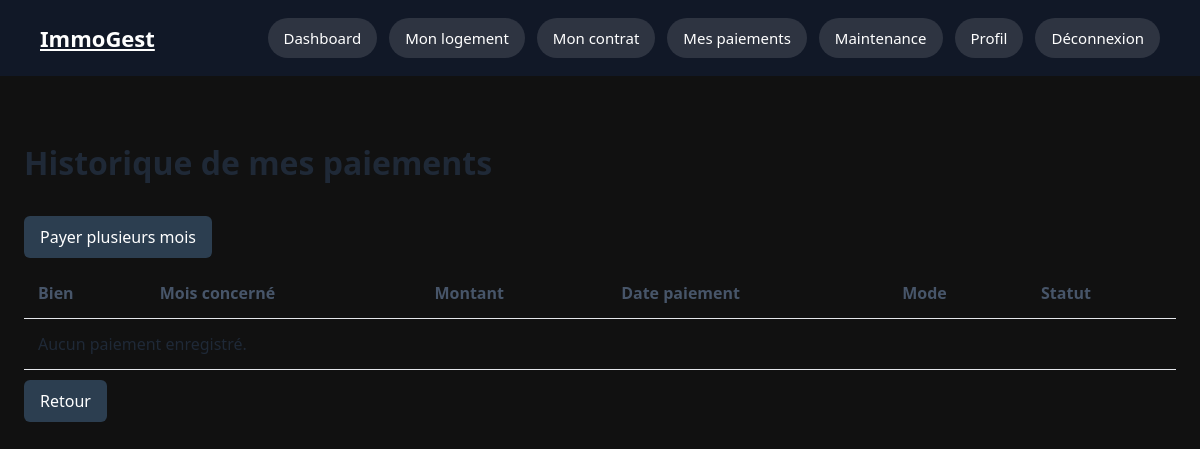
The app's page /payments/mes-paiements/ (signed in), older data.
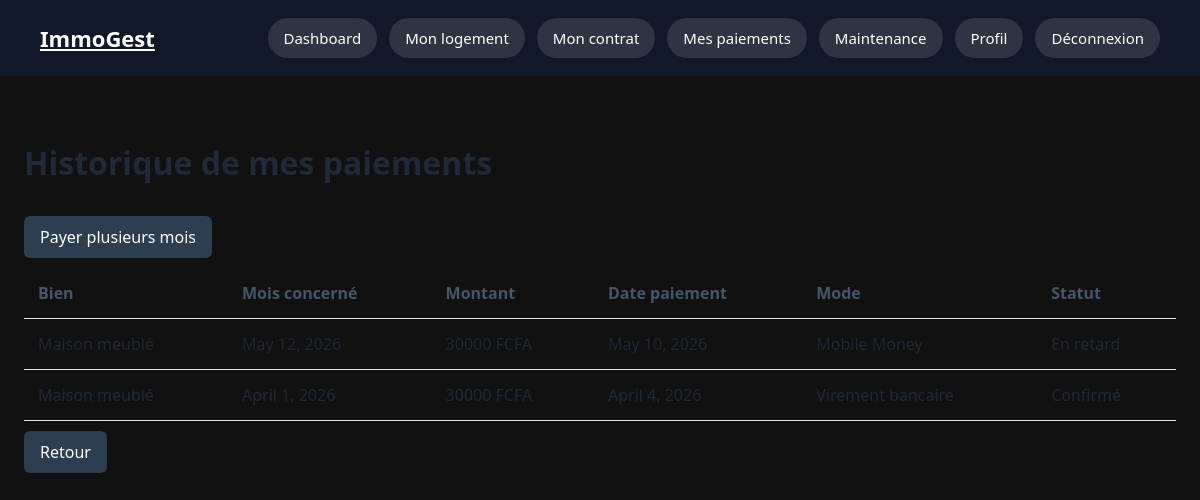
The same page, newer data.
### payments/models.py (models this page shows, shortened)
class Paiement(models.Model):
    EN_ATTENTE = 'en_attente'
    CONFIRME = 'confirme'
    EN_RETARD = 'en_retard'
    STATUT_CHOICES = [
        (EN_ATTENTE, 'En attente'),
        (CONFIRME, 'Confirmé'),
        (EN_RETARD, 'En retard'),
    ]
    ESPECES = 'especes'
    MOBILE_MONEY = 'mobile_money'
    VIREMENT = 'virement'
    CHEQUE = 'cheque'
    MODE_CHOICES = [
        (ESPECES, 'Espèces'),
        (MOBILE_MONEY, 'Mobile Money'),
        (VIREMENT, 'Virement bancaire'),
        (CHEQUE, 'Chèque'),
    ]
    contrat = models.ForeignKey(
        ContratBail,
        on_delete=models.CASCADE,
        related_name='paiements'
    )
    mois_concerne = models.DateField(
        verbose_name='Mois concerné'
    )
    montant = models.DecimalField(
        max_digits=10,
        decimal_places=0,
        verbose_name='Montant'
    )
    date_paiement = models.DateField(
        verbose_name='Date de paiement'
    )
    mode_paiement = models.CharField(
        max_length=30,
        choices=MODE_CHOICES,
        verbose_name='Mode de paiement'
    )
    statut = models.CharField(
        max_length=20,
        choices=STATUT_CHOICES,
        default=EN_ATTENTE,
        verbose_name='Statut'
    )
    note = models.TextField(
        blank=True,
        verbose_name='Note'
    )
    created_at = models.DateTimeField(
        auto_now_add=True
    )
    updated_at = models.DateTimeField(
        auto_now=True
    )
    class Meta:
        verbose_name = 'Paiement'
        verbose_name_plural = 'Paiements'
        ordering = ['-mois_concerne']

### properties/models.py (models this page shows, shortened)
class ContratBail(models.Model):
    ACTIF = 'actif'
    RESILIE = 'resilie'
    EXPIRE = 'expire'
    STATUT_CHOICES = [
        (ACTIF, 'Actif'),
        (RESILIE, 'Résilié'),
        (EXPIRE, 'Expiré'),
    ]
    bien = models.ForeignKey(
        Bien,
        on_delete=models.CASCADE,
        related_name='contrats'
    )
    locataire = models.ForeignKey(
        ProfilLocataire,
        on_delete=models.CASCADE,
        related_name='contrats'
    )
    date_debut = models.DateField()
    date_fin = models.DateField(
        blank=True,
        null=True
    )
    montant_loyer = models.DecimalField(
        max_digits=10,
        decimal_places=0
    )
    montant_caution = models.DecimalField(
        max_digits=10,
        decimal_places=0
    )
    document = models.FileField(
        upload_to='contrats/',
        blank=True,
        null=True
    )
    statut = models.CharField(
        max_length=20,
        choices=STATUT_CHOICES,
        default=ACTIF
    )
    notes = models.TextField(
        blank=True
    )
    is_archived = models.BooleanField(
    default=False
    )
    created_at = models.DateTimeField(
        auto_now_add=True
    )
    updated_at = models.DateTimeField(
        auto_now=True
    )
    class Meta:
        verbose_name = 'Contrat de bail'
        verbose_name_plural = 'Contrats de bail'
        ordering = ['-created_at']

class Bien(models.Model):
    APPARTEMENT = 'appartement'
    VILLA = 'villa'
    STUDIO = 'studio'
    MAISON = 'maison'
    TYPE_BIEN_CHOICES = [
        (APPARTEMENT, 'Appartement'),
        (VILLA, 'Villa'),
        (STUDIO, 'Studio'),
        (MAISON, 'Maison'),
    ]
    LIBRE = 'libre'
    LOUE = 'loue'
    EN_TRAVAUX = 'en_travaux'
    STATUT_CHOICES = [
        (LIBRE, 'Libre'),
        (LOUE, 'Loué'),
        (EN_TRAVAUX, 'En travaux'),
    ]
    proprietaire = models.ForeignKey(
        ProfilProprietaire,
        on_delete=models.CASCADE,
        related_name='biens'
    )
    titre = models.CharField(
        max_length=200
    )
    type_bien = models.CharField(
        max_length=30,
        choices=TYPE_BIEN_CHOICES
    )
    adresse = models.CharField(
        max_length=255
    )
    ville = models.CharField(
        max_length=100,
        default='Lomé'
    )
    superficie = models.PositiveIntegerField(
        help_text='Superficie en m²'
    )
    loyer_mensuel = models.DecimalField(
        max_digits=10,
        decimal_places=0
    )
    caution = models.DecimalField(
        max_digits=10,
        decimal_places=0
    )
    description = models.TextField(
        blank=True
    )
    image = models.ImageField(
        upload_to='biens/',
        blank=True,
        null=True
    )
    statut = models.CharField(
        max_length=20,
        choices=STATUT_CHOICES,
        default=LIBRE
    )
    is_archived = models.BooleanField(
        default=False
    )
    created_at = models.DateTimeField(
        auto_now_add=True
    )
    updated_at = models.DateTimeField(
        auto_now=True
    )
    class Meta:
        verbose_name = 'Bien immobilier'
        verbose_name_plural = 'Biens immobiliers'
        ordering = ['-created_at']

### payments/views.py (the view)
# urls.py: path('mes-paiements/', views.mes_paiements, name='mes_paiements'),
@login_required
def mes_paiements(request):
    if request.user.role != 'locataire':
        return redirect('dashboard')
    locataire = request.user.profil_locataire
    paiements = Paiement.objects.filter(
        contrat__locataire=locataire
    )
    return render(request, 'payments/mes_paiements.html', {
        'paiements': paiements
    })

### templates/payments/mes_paiements.html
{% extends 'base.html' %}
{% block content %}
<h1>Historique de mes paiements</h1>
<a href="{% url 'payments:payer_plusieurs_mois' %}" class="action-btn">
    Payer plusieurs mois
</a>
<table>
    <thead>
        <tr>
            <th>Bien</th>
            <th>Mois concerné</th>
            <th>Montant</th>
            <th>Date paiement</th>
            <th>Mode</th>
            <th>Statut</th>
        </tr>
    </thead>
    <tbody>
        {% for paiement in paiements %}
        <tr>
            <td>{{ paiement.contrat.bien.titre }}</td>
            <td>{{ paiement.mois_concerne }}</td>
            <td>{{ paiement.montant }} FCFA</td>
            <td>{{ paiement.date_paiement }}</td>
            <td>{{ paiement.get_mode_paiement_display }}</td>
            <td>{{ paiement.get_statut_display }}</td>
        </tr>
        {% empty %}
        <tr>
            <td colspan="6">Aucun paiement enregistré.</td>
        </tr>
        {% endfor %}
    </tbody>
</table>
<a href="{% url 'accounts:dashboard' %}" class="action-btn">Retour</a>
{% endblock %}

Row changes from the older to the newer data that the page shows:
added Paiement: contrat.bien.titre "Maison meublé", mois_concerne "May 12, 2026", montant "30000", date_paiement "May 10, 2026", mode_paiement "Mobile Money", statut "En retard"
added Paiement: contrat.bien.titre "Maison meublé", mois_concerne "April 1, 2026", montant "30000", date_paiement "April 4, 2026", mode_paiement "Virement bancaire", statut "Confirmé"
Text that changed along with them:
text no longer shown: "Aucun paiement enregistré."
